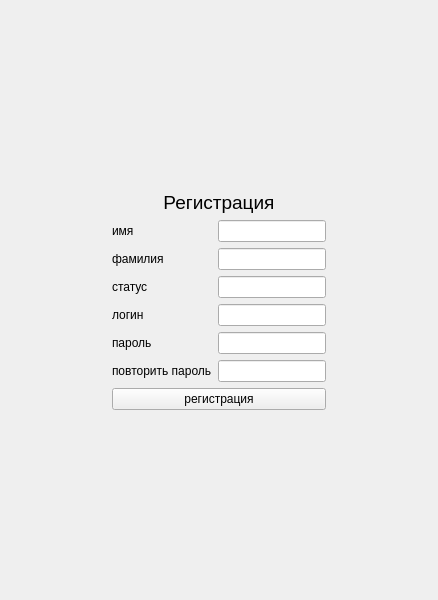
<?xml version="1.0" encoding="UTF-8"?>
<ui version="4.0">
 <class>MainWindow</class>
 <widget class="QMainWindow" name="MainWindow">
  <property name="geometry">
   <rect>
    <x>0</x>
    <y>0</y>
    <width>438</width>
    <height>600</height>
   </rect>
  </property>
  <property name="windowTitle">
   <string>MainWindow</string>
  </property>
  <widget class="QWidget" name="centralwidget">
   <layout class="QGridLayout" name="gridLayout">
    <item row="7" column="2">
     <widget class="QLineEdit" name="lineEdit_6"/>
    </item>
    <item row="3" column="1">
     <widget class="QLabel" name="label_6">
      <property name="text">
       <string>фамилия</string>
      </property>
     </widget>
    </item>
    <item row="7" column="1">
     <widget class="QLabel" name="label_4">
      <property name="text">
       <string>повторить пароль</string>
      </property>
     </widget>
    </item>
    <item row="2" column="1">
     <widget class="QLabel" name="label_5">
      <property name="text">
       <string>имя</string>
      </property>
     </widget>
    </item>
    <item row="5" column="0">
     <spacer name="horizontalSpacer_2">
      <property name="orientation">
       <enum>Qt::Horizontal</enum>
      </property>
      <property name="sizeHint" stdset="0">
       <size>
        <width>85</width>
        <height>20</height>
       </size>
      </property>
     </spacer>
    </item>
    <item row="9" column="1">
     <spacer name="verticalSpacer_2">
      <property name="orientation">
       <enum>Qt::Vertical</enum>
      </property>
      <property name="sizeHint" stdset="0">
       <size>
        <width>20</width>
        <height>176</height>
       </size>
      </property>
     </spacer>
    </item>
    <item row="5" column="1">
     <widget class="QLabel" name="label_2">
      <property name="text">
       <string>логин</string>
      </property>
     </widget>
    </item>
    <item row="6" column="1">
     <widget class="QLabel" name="label_3">
      <property name="text">
       <string>пароль</string>
      </property>
     </widget>
    </item>
    <item row="1" column="1" colspan="2">
     <widget class="QLabel" name="label">
      <property name="font">
       <font>
        <pointsize>14</pointsize>
       </font>
      </property>
      <property name="layoutDirection">
       <enum>Qt::LeftToRight</enum>
      </property>
      <property name="text">
       <string>Регистрация</string>
      </property>
      <property name="alignment">
       <set>Qt::AlignCenter</set>
      </property>
     </widget>
    </item>
    <item row="5" column="2">
     <widget class="QLineEdit" name="lineEdit_4"/>
    </item>
    <item row="0" column="1">
     <spacer name="verticalSpacer">
      <property name="orientation">
       <enum>Qt::Vertical</enum>
      </property>
      <property name="sizeHint" stdset="0">
       <size>
        <width>20</width>
        <height>177</height>
       </size>
      </property>
     </spacer>
    </item>
    <item row="8" column="1" colspan="2">
     <widget class="QPushButton" name="pushButton_2">
      <property name="text">
       <string>регистрация</string>
      </property>
     </widget>
    </item>
    <item row="6" column="2">
     <widget class="QLineEdit" name="lineEdit_5"/>
    </item>
    <item row="5" column="3">
     <spacer name="horizontalSpacer">
      <property name="orientation">
       <enum>Qt::Horizontal</enum>
      </property>
      <property name="sizeHint" stdset="0">
       <size>
        <width>85</width>
        <height>20</height>
       </size>
      </property>
     </spacer>
    </item>
    <item row="4" column="1">
     <widget class="QLabel" name="label_7">
      <property name="text">
       <string>статус</string>
      </property>
     </widget>
    </item>
    <item row="2" column="2">
     <widget class="QLineEdit" name="lineEdit_1"/>
    </item>
    <item row="3" column="2">
     <widget class="QLineEdit" name="lineEdit_2"/>
    </item>
    <item row="4" column="2">
     <widget class="QLineEdit" name="lineEdit_3"/>
    </item>
   </layout>
  </widget>
 </widget>
 <resources/>
 <connections/>
</ui>
